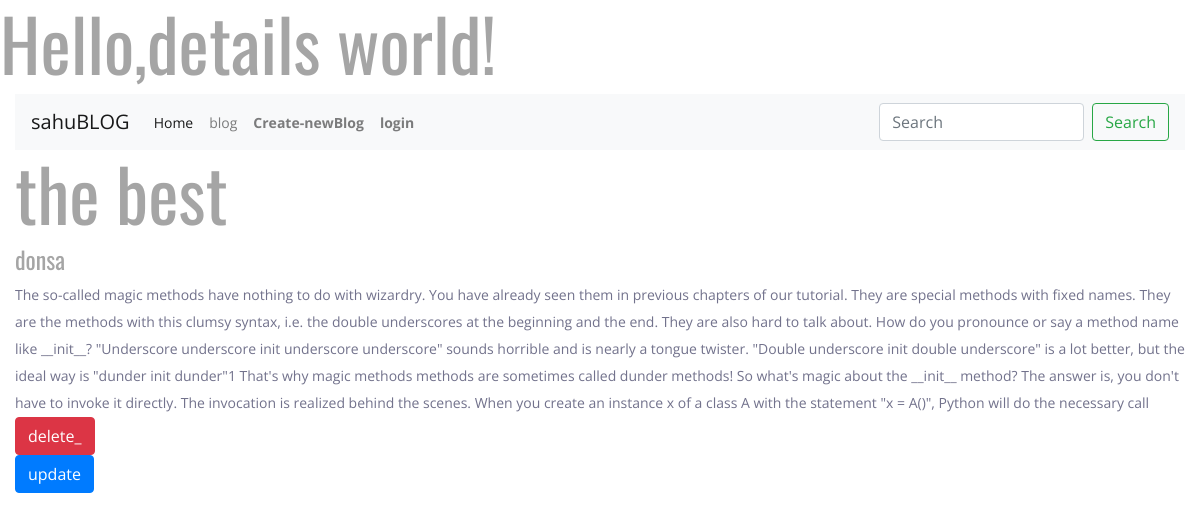
The page /blog/donsa/ on the database its author committed.
### blog/models.py (models this page shows, shortened)
class BlogPost(models.Model):  #blogpost_set ->queryset .
    user= models.ForeignKey(User,default=1,null=True ,on_delete=models.SET_NULL)
    title=models.TextField()
    img=models.ImageField(upload_to='image/', blank =True ,null=True)
    slug=models.SlugField(unique=True) #hello world-> hello-world
    content = models.TextField(null=True, blank=True)

### blog/views.py (the view)
# urls.py: path('<str:slug>/',blog_post_detail_page),
def blog_post_detail_page(request,slug):
    print(slug.__class__)
    print("django says",request.method,request.path,request.user)
    querryset=BlogPost.objects.filter(slug=slug)
    if querryset.count()>=1:
        obj=querryset.first()
    try:
        obj=BlogPost.objects.get(slug=slug)
    except BlogPost.DoesNotExist:
        raise Http404
    except ValueError:
        raise Http404
    template_name='blog/detail.html'
    context ={"object":obj ,"title":"details"}
    return render(request,template_name,context)

### blog/templates/blog/detail.html (shortened to what this page needs)
{% extends "base.html" %}
{% block content %}
<h1>{{object.title}} </h1>
<h4> {{object.slug}}</h4>
<p> {{object.content}} </p>
<form action="delete" method="GET">
	<button class ='btn btn-danger'>
		delete_
	</button>
</form>
<form action="edit/" method="POST" >{%csrf_token%}
	<button class ='btn btn-primary'>
		update
	</button>
</form>
{% endblock %}

### sahuweb/static/styles/main_styles.css (style rules this page uses)
* { margin: 0; padding: 0; -webkit-font-smoothing: antialiased; -webkit-text-shadow: rgba(0,0,0,.01) 0 0 1px; text-shadow: rgba(0,0,0,.01) 0 0 1px; }
body { font-family: 'Open Sans', sans-serif; font-size: 14px; font-weight: 400; background: #FFFFFF; color: #a5a5a5; }
p { font-family: 'Open Sans', sans-serif; font-size: 14px; line-height: 1.9285; font-weight: 400; color: #72728c; -webkit-font-smoothing: antialiased; -webkit-text-shadow: rgba(0,0,0,.01) 0 0 1px; text-shadow: rgba(0,0,0,.01) 0 0 1px; }
p:last-of-type { margin-bottom: 0; }
h1 { font-size: 72px; }
h4 { font-size: 24px; }
h1, h2, h3, h4, h5, h6 { font-family: 'Oswald', sans-serif; font-weight: 400; -webkit-font-smoothing: antialiased; -webkit-text-shadow: rgba(0,0,0,.01) 0 0 1px; text-shadow: rgba(0,0,0,.01) 0 0 1px; }

### rows shown on the page
BlogPost: title "the best", slug "donsa", content "The so-called magic methods have nothing to do with wizardry. You have already seen them in previous chapters of our tutorial. They are special methods with fixed names. They are the methods with this clumsy syntax, i.e. the double underscores at the beginning and the end. They are also hard to talk about. How do you pronounce or say a method name like __init__? \"Underscore underscore init underscore underscore\" sounds horrible and is nearly a tongue twister. \"Double underscore init double underscore\" is a lot better, but the ideal way is \"dunder init dunder\"1 That's why magic methods methods are sometimes called dunder methods! So what's magic about the __init__ method? The answer is, you…"
